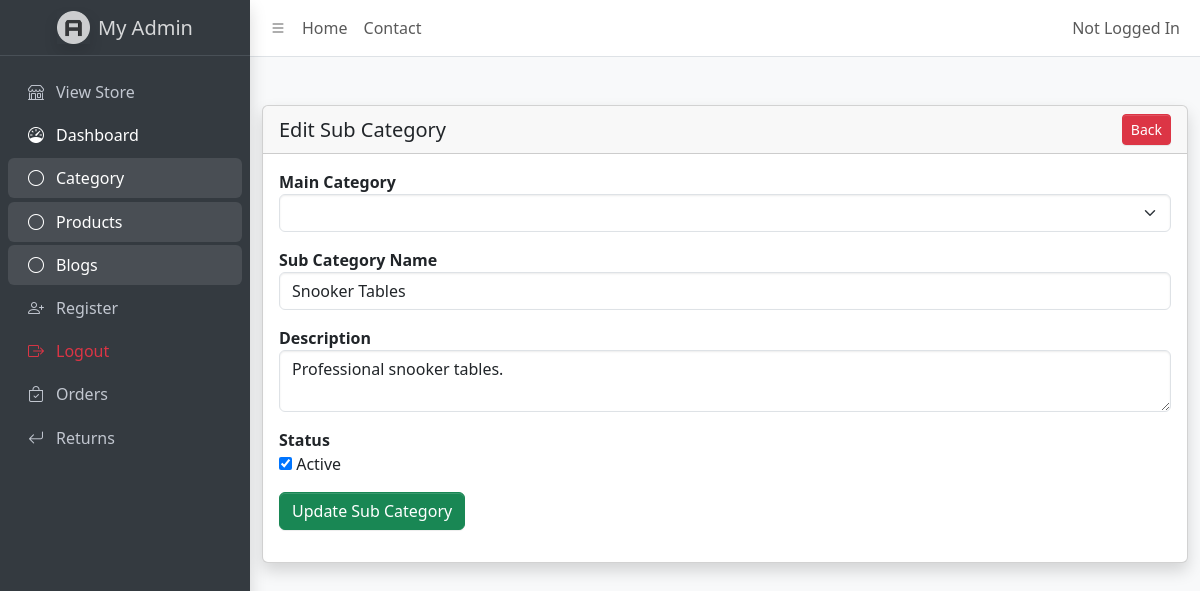
Screenshot of /admin/sub-category-edit.php?id=2 (signed in) with the database file from the repository.
### tables this page shows
CREATE TABLE `subcategories` (
  `id` int(10) UNSIGNED NOT NULL,
  `category_id` int(10) UNSIGNED NOT NULL,
  `name` varchar(150) NOT NULL,
  `description` text DEFAULT NULL,
  `status` tinyint(1) NOT NULL DEFAULT 1,
  `created_at` timestamp NOT NULL DEFAULT current_timestamp()
);

### admin/sub-category-edit.php (the view, shortened to what this page needs)
<?php
include 'config/dbcon.php';
$id = $_GET['id'];
$query = "SELECT * FROM subcategories WHERE id='$id'";
$query_run = mysqli_query($conn, $query);
$data = mysqli_fetch_assoc($query_run);
?>
<!DOCTYPE html>
<html lang="en">
<head>
    <?php include 'assets.php'; ?>
</head>
<body class="layout-fixed sidebar-expand-lg sidebar-open bg-body-tertiary">
    <div class="app-wrapper">
        <?php
        include 'header.php';
        include 'aside.php';
        ?>
        <div class="container mt-5">
            <div class="card shadow">
                <div class="card-header d-flex align-items-center">
                    <h5 class="mb-0">Edit Sub Category</h5>
                    <a href="sub-category.php" class="btn btn-danger btn-sm ms-auto">
                        Back
                    </a>
                </div>
                <div class="card-body">
                    <form action="code.php" method="POST">
                        <div class="mb-3">
                            <label class="fw-bold">Main Category</label>
                            <select name="category_id" class="form-select" required>
                            </select>
                        </div>
                        <div class="mb-3">
                            <label class="fw-bold">Sub Category Name</label>
                            <input type="text" name="name" class="form-control"
                                value="<?= $data['name']; ?>" required>
                        </div>
                        <div class="mb-3">
                            <label class="fw-bold">Description</label>
                            <textarea name="description" class="form-control"><?= $data['description']; ?></textarea>
                        </div>
                        <div class="mb-3">
                            <label class="fw-bold">Status</label><br>
                            <input type="checkbox" name="status" value="1"
                                <?= $data['status'] == 1 ? 'checked' : ''; ?>> Active
                        </div>
                        <div class="mb-3">
                            <button type="submit" name="update_subcategory" class="btn btn-success">
                                Update Sub Category
                            </button>
                        </div>
                    </form>
                </div>
            </div>
        </div>
</body>
</html>

### rows the page displays
subcategories: name "Snooker Tables", description "Professional snooker tables.", status "☑"

### other values shown
$userName "Not Logged In"
